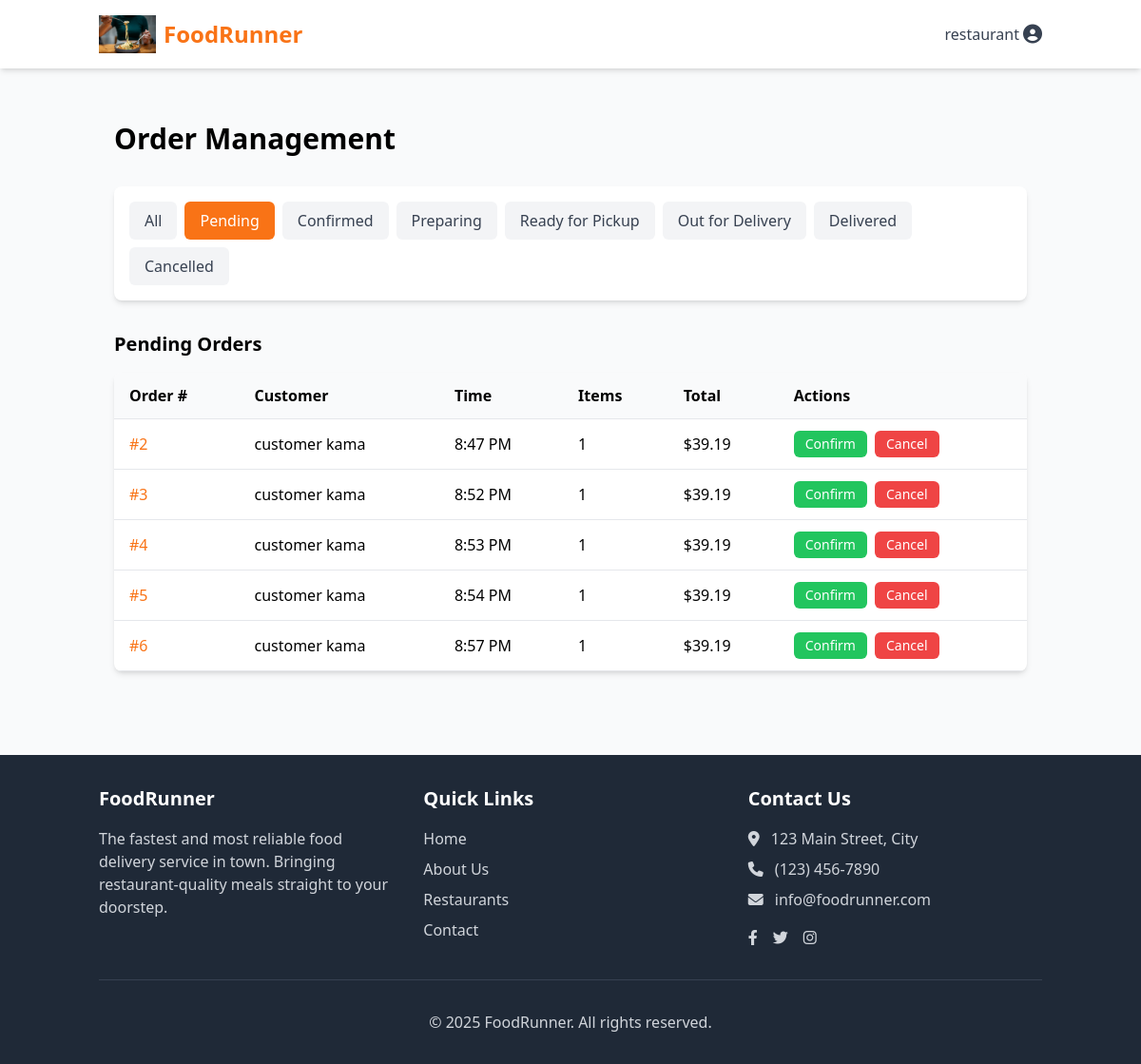
/restaurant/orders/?status=pending (signed in), run on the app's committed database.
### core/models.py (models this page shows, shortened)
class User(AbstractUser):
    USER_TYPE_CHOICES = (
        ('customer', 'Customer'),
        ('restaurant', 'Restaurant Manager'),
        ('delivery', 'Delivery Person'),
        ('admin', 'Administrator'),
    )
    user_type = models.CharField(
        max_length=20,
        choices=USER_TYPE_CHOICES,
        default='customer'
    )
    phone_number = models.CharField(max_length=15, blank=True)
    profile_picture = models.ImageField(upload_to='profile_pics/', blank=True, null=True)

### customers/models.py (models this page shows, shortened)
class Order(models.Model):
    STATUS_CHOICES = (
        ('pending', 'Pending'),
        ('confirmed', 'Confirmed'),
        ('preparing', 'Preparing'),
        ('ready_for_pickup', 'Ready for Pickup'),
        ('out_for_delivery', 'Out for Delivery'),
        ('delivered', 'Delivered'),
        ('cancelled', 'Cancelled'),
    )
    customer = models.ForeignKey(settings.AUTH_USER_MODEL, on_delete=models.CASCADE, related_name='orders')
    restaurant = models.ForeignKey(Restaurant, on_delete=models.CASCADE, related_name='orders')
    delivery_person = models.ForeignKey(
        settings.AUTH_USER_MODEL,
        on_delete=models.SET_NULL,
        null=True,
        blank=True,
        related_name='deliveries'
    )
    delivery_address = models.ForeignKey('core.Address', on_delete=models.SET_NULL, null=True)
    status = models.CharField(max_length=20, choices=STATUS_CHOICES, default='pending')
    total_amount = models.DecimalField(max_digits=8, decimal_places=2)
    delivery_fee = models.DecimalField(max_digits=5, decimal_places=2)
    tax_amount = models.DecimalField(max_digits=6, decimal_places=2)
    payment_status = models.CharField(max_length=20, default='pending')
    payment_method = models.CharField(max_length=50, default='stripe')
    stripe_payment_intent_id = models.CharField(max_length=255, blank=True, null=True)
    estimated_delivery_time = models.DateTimeField(null=True, blank=True)
    actual_delivery_time = models.DateTimeField(null=True, blank=True)
    special_instructions = models.TextField(blank=True)
    created_at = models.DateTimeField(auto_now_add=True)
    updated_at = models.DateTimeField(auto_now=True)
    @property
    def order_total(self):
        return self.total_amount + self.delivery_fee + self.tax_amount

### restaurants/views.py (the view)
# urls.py: path('orders/', views.order_management, name='orders'),
@login_required
@restaurant_required
def order_management(request):
    restaurant = get_object_or_404(Restaurant, manager=request.user)
    status_filter = request.GET.get('status', '')
    orders = Order.objects.filter(restaurant=restaurant)
    if status_filter:
        orders = orders.filter(status=status_filter)
    order_groups = {
        'pending': orders.filter(status='pending'),
        'confirmed': orders.filter(status='confirmed'),
        'preparing': orders.filter(status='preparing'),
        'ready_for_pickup': orders.filter(status='ready_for_pickup'),
        'out_for_delivery': orders.filter(status='out_for_delivery'),
        'delivered': orders.filter(status='delivered').order_by('-updated_at')[:10],
        'cancelled': orders.filter(status='cancelled').order_by('-updated_at')[:10],
    }
    context = {
        'restaurant': restaurant,
        'order_groups': order_groups,
        'status_filter': status_filter,
    }
    return render(request, 'restaurants/order_management.html', context)

### restaurants/templates/restaurants/order_management.html (shortened to what this page needs)
{% extends 'base.html' %}
{% block content %}
<div class="container mx-auto px-4 py-8">
    <h1 class="text-3xl font-bold mb-8">Order Management</h1>
    <div class="bg-white rounded-lg shadow-md p-4 mb-8">
        <div class="flex flex-wrap gap-2">
            <a href="{% url 'restaurants:orders' %}" class="px-4 py-2 rounded-md {% if not status_filter %}bg-orange-500 text-white{% else %}bg-gray-100 text-gray-700 hover:bg-gray-200{% endif %} transition duration-200">
                All
            </a>
            <a href="{% url 'restaurants:orders' %}?status=pending" class="px-4 py-2 rounded-md {% if status_filter == 'pending' %}bg-orange-500 text-white{% else %}bg-gray-100 text-gray-700 hover:bg-gray-200{% endif %} transition duration-200">
                Pending
            </a>
            <a href="{% url 'restaurants:orders' %}?status=confirmed" class="px-4 py-2 rounded-md {% if status_filter == 'confirmed' %}bg-orange-500 text-white{% else %}bg-gray-100 text-gray-700 hover:bg-gray-200{% endif %} transition duration-200">
                Confirmed
            </a>
            <a href="{% url 'restaurants:orders' %}?status=preparing" class="px-4 py-2 rounded-md {% if status_filter == 'preparing' %}bg-orange-500 text-white{% else %}bg-gray-100 text-gray-700 hover:bg-gray-200{% endif %} transition duration-200">
                Preparing
            </a>
            <a href="{% url 'restaurants:orders' %}?status=ready_for_pickup" class="px-4 py-2 rounded-md {% if status_filter == 'ready_for_pickup' %}bg-orange-500 text-white{% else %}bg-gray-100 text-gray-700 hover:bg-gray-200{% endif %} transition duration-200">
                Ready for Pickup
            </a>
            <a href="{% url 'restaurants:orders' %}?status=out_for_delivery" class="px-4 py-2 rounded-md {% if status_filter == 'out_for_delivery' %}bg-orange-500 text-white{% else %}bg-gray-100 text-gray-700 hover:bg-gray-200{% endif %} transition duration-200">
                Out for Delivery
            </a>
            <a href="{% url 'restaurants:orders' %}?status=delivered" class="px-4 py-2 rounded-md {% if status_filter == 'delivered' %}bg-orange-500 text-white{% else %}bg-gray-100 text-gray-700 hover:bg-gray-200{% endif %} transition duration-200">
                Delivered
            </a>
            <a href="{% url 'restaurants:orders' %}?status=cancelled" class="px-4 py-2 rounded-md {% if status_filter == 'cancelled' %}bg-orange-500 text-white{% else %}bg-gray-100 text-gray-700 hover:bg-gray-200{% endif %} transition duration-200">
                Cancelled
            </a>
        </div>
    </div>
    {% if not status_filter or status_filter == 'pending' %}
        <div class="mb-8">
            <h2 class="text-xl font-semibold mb-4">Pending Orders</h2>
            {% if order_groups.pending %}
                <div class="bg-white rounded-lg shadow-md overflow-hidden">
                    <div class="overflow-x-auto">
                        <table class="w-full">
                            <thead class="bg-gray-50 border-b">
                                <tr>
                                    <th class="text-left py-3 px-4">Order #</th>
                                    <th class="text-left py-3 px-4">Customer</th>
                                    <th class="text-left py-3 px-4">Time</th>
                                    <th class="text-left py-3 px-4">Items</th>
                                    <th class="text-left py-3 px-4">Total</th>
                                    <th class="text-left py-3 px-4">Actions</th>
                                </tr>
                            </thead>
                            <tbody>
                                {% for order in order_groups.pending %}
                                    <tr class="border-b hover:bg-gray-50">
                                        <td class="py-3 px-4"><a href="{% url 'restaurants:order_detail' order.id %}" class="text-orange-500 hover:underline">#{{ order.id }}</a></td>
                                        <td class="py-3 px-4">{{ order.customer.first_name }} {{ order.customer.last_name }}</td>
                                        <td class="py-3 px-4">{{ order.created_at|time:"g:i A" }}</td>
                                        <td class="py-3 px-4">{{ order.items.count }}</td>
                                        <td class="py-3 px-4">${{ order.order_total }}</td>
                                        <td class="py-3 px-4">
                                            <div class="flex space-x-2">
                                                <form method="post" action="{% url 'restaurants:update_order_status' order.id %}">
                                                    <button type="submit" class="bg-green-500 text-white px-3 py-1 rounded-md text-sm hover:bg-green-600 transition duration-200">
                                                        Confirm
                                                    </button>
                                                </form>
                                                <form method="post" action="{% url 'restaurants:update_order_status' order.id %}">
                                                    <button type="submit" class="bg-red-500 text-white px-3 py-1 rounded-md text-sm hover:bg-red-600 transition duration-200">
                                                        Cancel
                                                    </button>
                                                </form>
                                            </div>
                                        </td>
                                    </tr>
                                {% endfor %}
                            </tbody>
                        </table>
                    </div>
                </div>
            {% else %}
                <div class="bg-white rounded-lg shadow-md p-6 text-center">
                    <p class="text-gray-600">No pending orders.</p>
                </div>
            {% endif %}
        </div>
    {% endif %}
</div>
{% endblock %}

### core/templates/base.html (shortened to what this page needs)
<!DOCTYPE html>
<html lang="en">
<head>
    {% load static %}
    <script src="https://cdn.tailwindcss.com"></script>
    <link rel="stylesheet" href="https://cdnjs.cloudflare.com/ajax/libs/font-awesome/6.4.0/css/all.min.css">
</head>
<body class="bg-gray-50 min-h-screen flex flex-col">
    <header class="bg-white shadow-md">
        <nav class="container mx-auto px-4 py-4 flex justify-between items-center">
            <a href="{% url 'landing' %}" class="flex items-center">
                <img src="{% static 'images/logo.png' %}" alt="FoodRunner Logo" class="h-10 w-auto mr-2">
                <span class="text-2xl font-bold text-orange-500">FoodRunner</span>
            </a>
            <div class="flex items-center space-x-4">
                {% if user.is_authenticated %}
                    <div class="relative group">
                        <button class="flex items-center text-gray-700 hover:text-orange-500">
                            <span class="mr-1">{{ user.username }}</span>
                            <i class="fas fa-user-circle text-xl"></i>
                        </button>
                    </div>
                {% else %}
                    <a href="{% url 'login' %}" class="text-gray-700 hover:text-orange-500 font-semibold">Login</a>
                    <a href="{% url 'register' %}" class="bg-orange-500 text-white px-4 py-2 rounded-md hover:bg-orange-600 font-semibold">Sign Up</a>
                {% endif %}
            </div>
        </nav>
    </header>
    <main class="flex-grow container mx-auto px-4 py-6">
        {% block content %}{% endblock %}
    </main>
    <footer class="bg-gray-800 text-white py-8">
        <div class="container mx-auto px-4">
            <div class="grid grid-cols-1 md:grid-cols-3 gap-8">
                <div>
                    <h3 class="text-xl font-semibold mb-4">FoodRunner</h3>
                    <p class="text-gray-300">
                        The fastest and most reliable food delivery service in town. Bringing restaurant-quality meals straight to your doorstep.
                    </p>
                </div>
                <div>
                    <h3 class="text-xl font-semibold mb-4">Quick Links</h3>
                    <ul class="space-y-2">
                        <li><a href="{% url 'landing' %}" class="text-gray-300 hover:text-orange-400">Home</a></li>
                        <li><a href="#" class="text-gray-300 hover:text-orange-400">About Us</a></li>
                        <li><a href="#" class="text-gray-300 hover:text-orange-400">Restaurants</a></li>
                        <li><a href="#" class="text-gray-300 hover:text-orange-400">Contact</a></li>
                    </ul>
                </div>
                <div>
                    <h3 class="text-xl font-semibold mb-4">Contact Us</h3>
                    <p class="text-gray-300 mb-2">
                        <i class="fas fa-map-marker-alt mr-2"></i> 123 Main Street, City
                    </p>
                    <p class="text-gray-300 mb-2">
                        <i class="fas fa-phone mr-2"></i> (123) 456-7890
                    </p>
                    <p class="text-gray-300 mb-2">
                        <i class="fas fa-envelope mr-2"></i> info@foodrunner.com
                    </p>
                    <div class="flex space-x-4 mt-4">
                        <a href="#" class="text-gray-300 hover:text-orange-400"><i class="fab fa-facebook-f"></i></a>
                        <a href="#" class="text-gray-300 hover:text-orange-400"><i class="fab fa-twitter"></i></a>
                        <a href="#" class="text-gray-300 hover:text-orange-400"><i class="fab fa-instagram"></i></a>
                    </div>
                </div>
            </div>
            <div class="border-t border-gray-700 mt-8 pt-8 text-center text-gray-300">
                <p>&copy; 2025 FoodRunner. All rights reserved.</p>
            </div>
        </div>
    </footer>
</body>
</html>

### data on the page
User: username "restaurant"
Order: id "2", customer.first_name "customer", customer.last_name "kama", created_at "8:47 PM", items.count "1", order_total "39.19"
Order: id "3", customer.first_name "customer", customer.last_name "kama", created_at "8:52 PM", items.count "1", order_total "39.19"
Order: id "4", customer.first_name "customer", customer.last_name "kama", created_at "8:53 PM", items.count "1", order_total "39.19"
Order: id "5", customer.first_name "customer", customer.last_name "kama", created_at "8:54 PM", items.count "1", order_total "39.19"
Order: id "6", customer.first_name "customer", customer.last_name "kama", created_at "8:57 PM", items.count "1", order_total "39.19"
